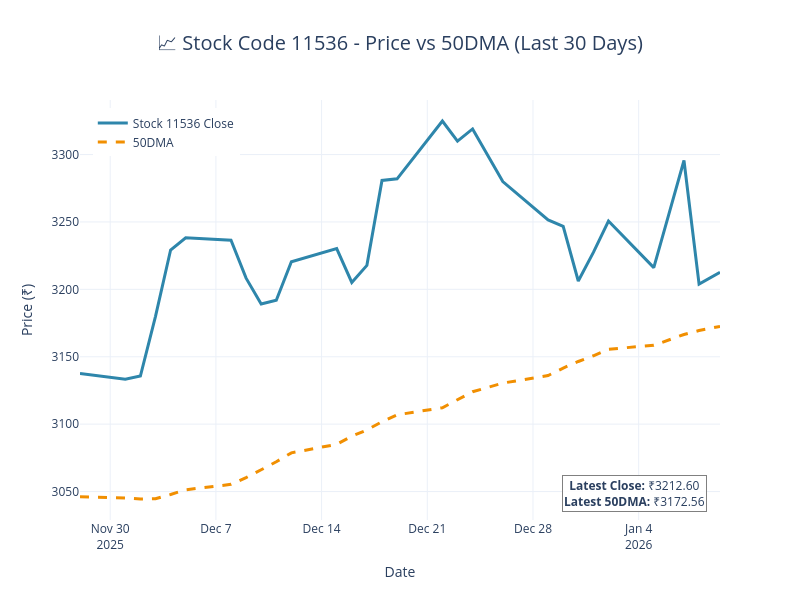

Notebook cell for this chart:
### Markdown cell above
## Execution

### Example 1: Analyze Single Stock

### Code cell
# Analyze a single stock from your watchlist with 50-day moving average
# Available codes: 11536 (TCS), 1594 (INFOSYS), 1660 (ITC), 3506 (titan), 3787 (wipro), 7229 (HCL), 10604 (airtel), 16669 (bajaj auto), 157 (apollo hospital), 2885 (reliance)

analysis = tracker.analyze_stock('11536', 50, show_chart=True, chart_days=30)

# Try other stock codes from your watchlist
# Try other indicators: 21, 50, 100, 200
